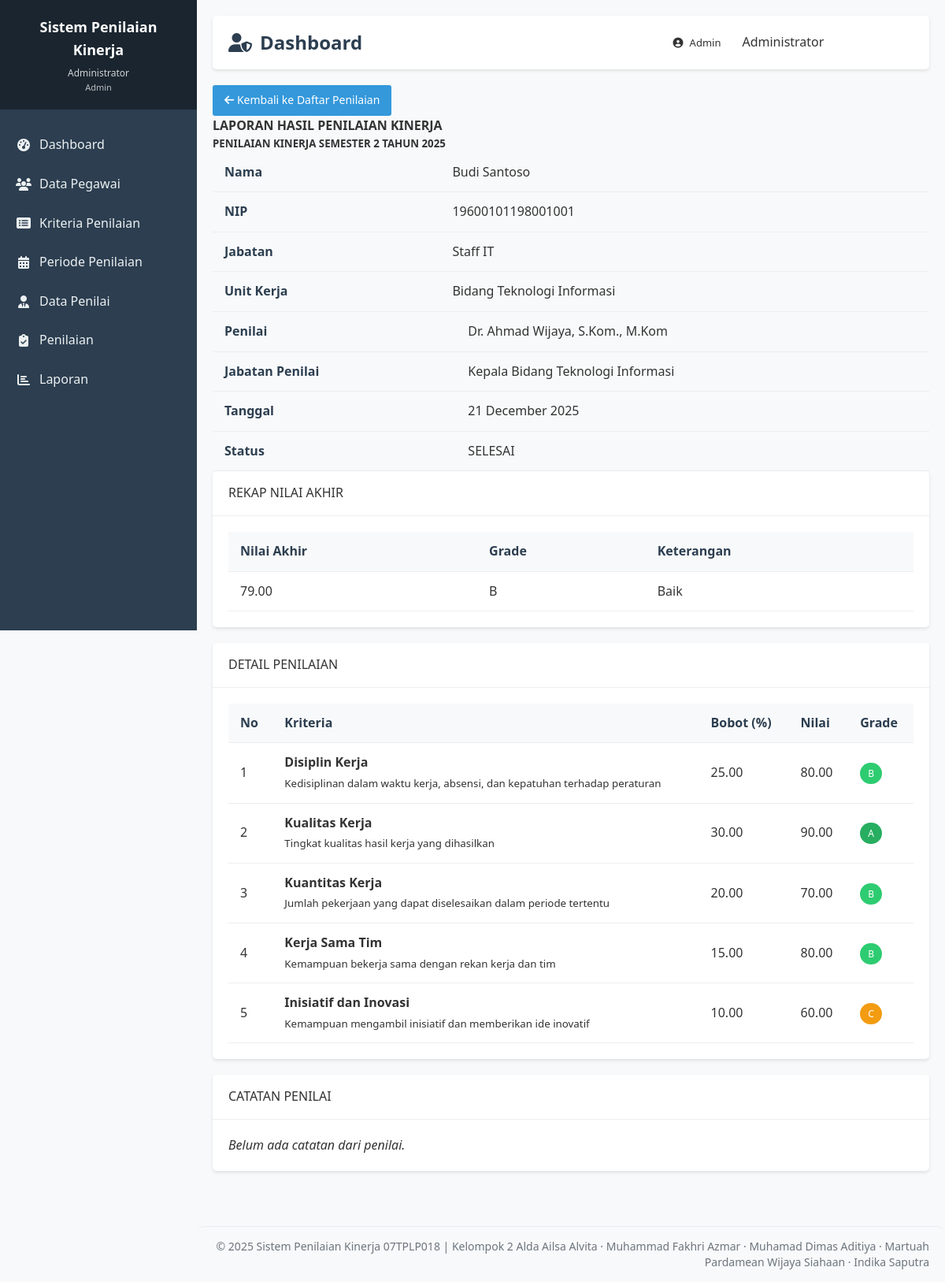
Screenshot of /admin/penilaian_detail.php?id=7 (signed in) with the database file from the repository.
### tables this page shows
CREATE TABLE `penilaian` (
  `id` int(11) NOT NULL,
  `periode_id` int(11) NOT NULL,
  `pegawai_id` int(11) NOT NULL,
  `penilai_id` int(11) NOT NULL,
  `tanggal_penilaian` date NOT NULL,
  `status` enum('draft','selesai') NOT NULL DEFAULT 'draft',
  `catatan` text DEFAULT NULL,
  `created_at` timestamp NOT NULL DEFAULT current_timestamp(),
  `updated_at` timestamp NOT NULL DEFAULT current_timestamp() ON UPDATE current_timestamp()
);

CREATE TABLE `periode_penilaian` (
  `id` int(11) NOT NULL,
  `nama_periode` varchar(100) NOT NULL,
  `tanggal_mulai` date NOT NULL,
  `tanggal_selesai` date NOT NULL,
  `status` enum('aktif','selesai','draft') NOT NULL DEFAULT 'draft',
  `created_at` timestamp NOT NULL DEFAULT current_timestamp(),
  `updated_at` timestamp NOT NULL DEFAULT current_timestamp() ON UPDATE current_timestamp()
);

CREATE TABLE `pegawai` (
  `id` int(11) NOT NULL,
  `user_id` int(11) DEFAULT NULL,
  `nip` varchar(50) NOT NULL,
  `nama_depan` varchar(100) DEFAULT NULL,
  `nama_belakang` varchar(100) DEFAULT NULL,
  `nama_lengkap` varchar(255) NOT NULL,
  `jabatan` varchar(100) NOT NULL,
  `unit_kerja` varchar(100) DEFAULT NULL,
  `email` varchar(100) DEFAULT NULL,
  `no_telp` varchar(20) DEFAULT NULL,
  `created_at` timestamp NOT NULL DEFAULT current_timestamp(),
  `updated_at` timestamp NOT NULL DEFAULT current_timestamp() ON UPDATE current_timestamp()
);

CREATE TABLE `penilai` (
  `id` int(11) NOT NULL,
  `user_id` int(11) NOT NULL,
  `nama_penilai` varchar(255) NOT NULL,
  `jabatan` varchar(100) NOT NULL,
  `created_at` timestamp NOT NULL DEFAULT current_timestamp(),
  `updated_at` timestamp NOT NULL DEFAULT current_timestamp() ON UPDATE current_timestamp()
);

CREATE TABLE `detail_penilaian` (
  `id` int(11) NOT NULL,
  `penilaian_id` int(11) NOT NULL,
  `kriteria_id` int(11) NOT NULL,
  `nilai` decimal(5,2) NOT NULL DEFAULT 0.00,
  `catatan` text DEFAULT NULL,
  `created_at` timestamp NOT NULL DEFAULT current_timestamp(),
  `updated_at` timestamp NOT NULL DEFAULT current_timestamp() ON UPDATE current_timestamp()
);

CREATE TABLE `kriteria` (
  `id` int(11) NOT NULL,
  `kode_kriteria` varchar(10) NOT NULL,
  `nama_kriteria` varchar(255) NOT NULL,
  `deskripsi` text DEFAULT NULL,
  `bobot` decimal(5,2) NOT NULL DEFAULT 0.00,
  `created_at` timestamp NOT NULL DEFAULT current_timestamp(),
  `updated_at` timestamp NOT NULL DEFAULT current_timestamp() ON UPDATE current_timestamp(),
  `status` enum('Aktif','Tidak Aktif') DEFAULT 'Aktif'
);

### config/database.php (called while the page is built, shortened)
<?php
class Database {
    private $host = "localhost";
    private $user = "root";
    private $password = "";
    private $database = "sistem_penilaian_kinerja";
    private $conn;
    public function __construct() {
        $this->conn = new mysqli($this->host, $this->user, $this->password, $this->database);
    }
    public function escapeString($string) {
        return $this->conn->real_escape_string($string);
    }
}
?>

### admin/penilaian_detail.php (the view, shortened to what this page needs)
<?php
require_once __DIR__ . '/../config/database.php';
$db   = new Database();
$conn = $db->getConnection();
$id   = $db->escapeString($_GET['id']);
$query = "
SELECT
    pn.*,
    pg.nip,
    pg.nama_lengkap AS nama_pegawai,
    pg.jabatan AS jabatan_pegawai,
    pg.unit_kerja,
    pl.nama_penilai,
    pl.jabatan AS jabatan_penilai,
    pr.nama_periode
FROM penilaian pn
JOIN pegawai pg ON pn.pegawai_id = pg.id
JOIN penilai pl ON pn.penilai_id = pl.id
JOIN periode_penilaian pr ON pn.periode_id = pr.id
WHERE pn.id = '$id'
";
$result = $conn->query($query);
$penilaian = $result->fetch_assoc();
$detail_query = "
SELECT
    dp.nilai,
    dp.catatan,
    k.nama_kriteria,
    k.deskripsi,
    k.bobot
FROM detail_penilaian dp
JOIN kriteria k ON dp.kriteria_id = k.id
WHERE dp.penilaian_id = '$id'
ORDER BY k.id
";
$detail_result = $conn->query($detail_query);
$detail       = [];
$total_nilai  = 0;
$total_bobot  = 0;
while ($row = $detail_result->fetch_assoc()) {
    $nilai = floatval($row['nilai']);
    $bobot = floatval($row['bobot']);
    $row['nilai_akhir'] = $nilai * $bobot;
    $detail[] = $row;
    $total_nilai += $nilai * $bobot;
    $total_bobot += $bobot;
}
$rata_rata = $total_bobot > 0 ? $total_nilai / $total_bobot : 0;
function getGrade($score) {
    if ($score >= 85) return ['grade'=>'A','label'=>'Sangat Baik','color'=>'#27ae60'];
    if ($score >= 70) return ['grade'=>'B','label'=>'Baik','color'=>'#2ecc71'];
    if ($score >= 55) return ['grade'=>'C','label'=>'Cukup','color'=>'#f39c12'];
    return ['grade'=>'E','label'=>'Sangat Kurang','color'=>'#e74c3c'];
}
$grade = getGrade($rata_rata);
require_once __DIR__ . '/../includes/header.php';
?>
<div class="mb-4">
    <a href="penilaian.php" class="btn btn-primary shadow-sm px-4 py-2">
        <i class="fas fa-arrow-left mr-2"></i> Kembali ke Daftar Penilaian
    </a>
</div>
<div class="container-fluid">
    <div class="text-center mb-4">
        <h4 class="font-weight-bold">LAPORAN HASIL PENILAIAN KINERJA</h4>
        <h5><?= strtoupper($penilaian['nama_periode']) ?></h5>
    </div>
    <div class="row mb-4">
        <div class="col-md-6">
            <table class="table table-bordered">
                <tr><th>Nama</th><td><?= htmlspecialchars($penilaian['nama_pegawai']) ?></td></tr>
                <tr><th>NIP</th><td><?= htmlspecialchars($penilaian['nip']) ?></td></tr>
                <tr><th>Jabatan</th><td><?= htmlspecialchars($penilaian['jabatan_pegawai']) ?></td></tr>
                <tr><th>Unit Kerja</th><td><?= htmlspecialchars($penilaian['unit_kerja']) ?></td></tr>
            </table>
        </div>
        <div class="col-md-6">
            <table class="table table-bordered">
                <tr><th>Penilai</th><td><?= htmlspecialchars($penilaian['nama_penilai']) ?></td></tr>
                <tr><th>Jabatan Penilai</th><td><?= htmlspecialchars($penilaian['jabatan_penilai']) ?></td></tr>
                <tr><th>Tanggal</th><td><?= date('d F Y', strtotime($penilaian['tanggal_penilaian'])) ?></td></tr>
                <tr><th>Status</th><td><?= strtoupper($penilaian['status']) ?></td></tr>
            </table>
        </div>
    </div>
    <div class="card mb-4">
        <div class="card-header font-weight-bold">REKAP NILAI AKHIR</div>
        <div class="card-body">
            <table class="table table-bordered text-center">
                <tr>
                    <th>Nilai Akhir</th>
                    <th>Grade</th>
                    <th>Keterangan</th>
                </tr>
                <tr>
                    <td><?= number_format($rata_rata, 2) ?></td>
                    <td><?= $grade['grade'] ?></td>
                    <td><?= $grade['label'] ?></td>
                </tr>
            </table>
        </div>
    </div>
    <div class="card mb-4">
        <div class="card-header font-weight-bold">DETAIL PENILAIAN</div>
        <div class="card-body">
            <table class="table table-bordered">
                <thead class="text-center">
                    <tr>
                        <th>No</th>
                        <th>Kriteria</th>
                        <th>Bobot (%)</th>
                        <th>Nilai</th>
                        <th>Grade</th>
                    </tr>
                </thead>
                <tbody>
                <?php foreach ($detail as $i => $d):
                    $g = getGrade($d['nilai']);
                ?>
                    <tr>
                        <td class="text-center"><?= $i+1 ?></td>
                        <td>
                            <strong><?= htmlspecialchars($d['nama_kriteria']) ?></strong><br>
                            <small><?= htmlspecialchars($d['deskripsi']) ?></small>
                        </td>
                        <td class="text-center"><?= $d['bobot'] ?></td>
                        <td class="text-center"><?= number_format($d['nilai'],2) ?></td>
                        <td class="text-center">
                            <span class="badge" style="background:<?= $g['color'] ?>;color:white">
                                <?= $g['grade'] ?>
                            </span>
                        </td>
                    </tr>
                <?php endforeach; ?>
                </tbody>
            </table>
        </div>
    </div>
<div class="card mt-4">
    <div class="card-header font-weight-bold">
        CATATAN PENILAI
    </div>
    <div class="card-body">
        <?php if (!empty(trim($penilaian['catatan']))): ?>
            <?= nl2br(htmlspecialchars($penilaian['catatan'])) ?>
        <?php else: ?>
            <em class="text-muted">Belum ada catatan dari penilai.</em>
        <?php endif; ?>
    </div>
</div>
</div>
<?php require_once __DIR__ . '/../includes/footer.php'; ?>

### assets/css/style.css (style rules this page uses)
* { margin: 0; padding: 0; box-sizing: border-box; }
body { font-family: 'Segoe UI', Tahoma, Geneva, Verdana, sans-serif; background-color: #f8f9fa; color: #333; line-height: 1.6; }
.card { background-color: white; border-radius: 5px; box-shadow: 0 2px 4px rgba(0,0,0,0.1); margin-bottom: 20px; }
.card-header { padding: 15px 20px; border-bottom: 1px solid #eee; display: flex; justify-content: space-between; align-items: center; }
.card-body { padding: 20px; }
table { width: 100%; border-collapse: collapse; }
table th, table td { padding: 12px 15px; text-align: left; border-bottom: 1px solid #eee; }
table th { background-color: #f8f9fa; font-weight: 600; color: #2c3e50; }
.btn { padding: 8px 15px; border: none; border-radius: 3px; cursor: pointer; font-size: 14px; transition: background-color 0.3s; text-decoration: none; display: inline-block; }
.btn-primary { background-color: #3498db; color: white; }
.badge { padding: 5px 10px; border-radius: 20px; font-size: 12px; font-weight: 500; }

### rows the page displays
penilaian: periode.nama_periode "PENILAIAN KINERJA SEMESTER 2 TAHUN 2025", pegawai.nama_lengkap "Budi Santoso", pegawai.nip "19600101198001001", pegawai.jabatan "Staff IT", pegawai.unit_kerja "Bidang Teknologi Informasi", penilai.nama_penilai "Dr. Ahmad Wijaya, S.Kom., M.Kom", penilai.jabatan "Kepala Bidang Teknologi Informasi", tanggal_penilaian "21 December 2025", status "SELESAI"
detail_penilaian: kriteria.nama_kriteria "Disiplin Kerja", kriteria.deskripsi "Kedisiplinan dalam waktu kerja, absensi, dan kepatuhan terhadap peraturan", kriteria.bobot "25.00", nilai "80.00", nilai "B"
detail_penilaian: kriteria.nama_kriteria "Kualitas Kerja", kriteria.deskripsi "Tingkat kualitas hasil kerja yang dihasilkan", kriteria.bobot "30.00", nilai "90.00", nilai "A"
detail_penilaian: kriteria.nama_kriteria "Kuantitas Kerja", kriteria.deskripsi "Jumlah pekerjaan yang dapat diselesaikan dalam periode tertentu", kriteria.bobot "20.00", nilai "70.00", nilai "B"
detail_penilaian: kriteria.nama_kriteria "Kerja Sama Tim", kriteria.deskripsi "Kemampuan bekerja sama dengan rekan kerja dan tim", kriteria.bobot "15.00", nilai "80.00", nilai "B"
detail_penilaian: kriteria.nama_kriteria "Inisiatif dan Inovasi", kriteria.deskripsi "Kemampuan mengambil inisiatif dan memberikan ide inovatif", kriteria.bobot "10.00", nilai "60.00", nilai "C"

### other values shown
$_SESSION['nama_lengkap'] "Administrator"
$page_title "Dashboard"
$role "Admin"
$rata_rata "79.00"
$grade['grade'] "B"
$grade['label'] "Baik"
